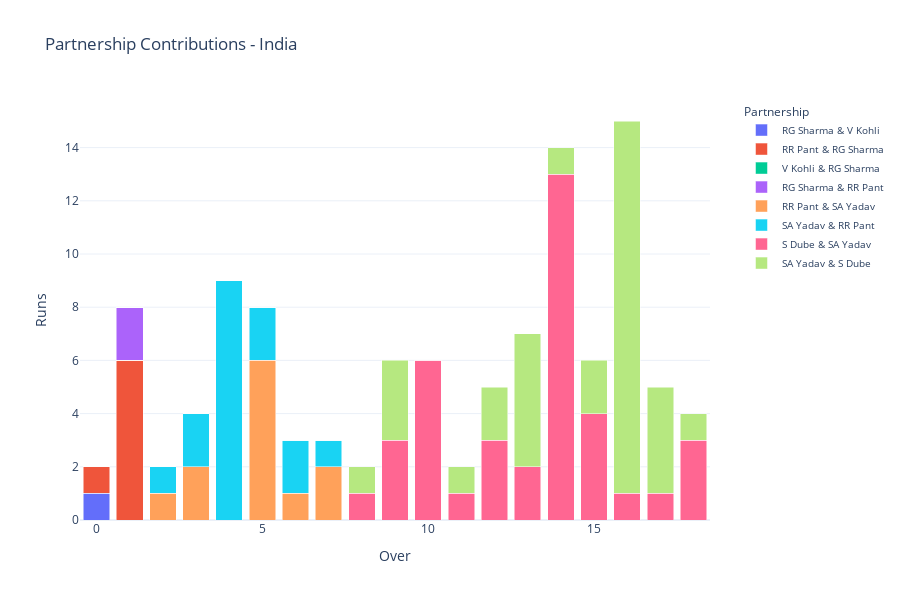

The notebook cell this image was saved under:
### Markdown cell above
The bowling performance graph compares the economy rate and wickets taken by various bowlers in the match between India and the USA. Arshdeep Singh stands out as the most effective bowler, taking the highest number of wickets (4) with a commendable economy rate. Other notable performances include HH Pandya and SN Netravalkar, both taking 2 wickets each with moderate economy rates. Bowlers like S Dube, having a higher economy rate, contributed less in terms of wickets.

### Code cell
# Separate data for India and USA
india_partnership_data = data[data['team'] == 'India'].groupby(['over', 'batter', 'non_striker'])['runs_total'].sum().reset_index()
usa_partnership_data = data[data['team'] == 'United States of America'].groupby(['over', 'batter', 'non_striker'])['runs_total'].sum().reset_index()

# Create pivot tables for better visualization
india_partnership_pivot = india_partnership_data.pivot(index='over', columns=['batter', 'non_striker'], values='runs_total').fillna(0)
usa_partnership_pivot = usa_partnership_data.pivot(index='over', columns=['batter', 'non_striker'], values='runs_total').fillna(0)

# Reset index and handle multi-level columns before melting
india_partnership_pivot.columns = ['_'.join(col).strip() for col in india_partnership_pivot.columns.values]
india_partnership_long = india_partnership_pivot.reset_index().melt(id_vars='over', var_name='batter_non_striker', value_name='runs_total')
india_partnership_long[['batter', 'non_striker']] = india_partnership_long['batter_non_striker'].str.split('_', expand=True)
india_partnership_long.drop(columns=['batter_non_striker'], inplace=True)

# Create a stacked bar chart
fig = go.Figure()

# Add bars for each partnership
for batter_non_striker in india_partnership_pivot.columns:
    batter, non_striker = batter_non_striker.split('_')
    partnership_data = india_partnership_long[(india_partnership_long['batter'] == batter) & (india_partnership_long['non_striker'] == non_striker)]
    fig.add_trace(go.Bar(
        x=partnership_data['over'],
        y=partnership_data['runs_total'],
        name=f'{batter} & {non_striker}'
    ))

fig.update_layout(
    title='Partnership Contributions - India',
    xaxis_title='Over',
    yaxis_title='Runs',
    barmode='stack',
    template='plotly_white',
    legend_title='Partnership',
    legend=dict(
        x=1.05,
        y=1,
        traceorder='normal',
        font=dict(size=10)
    ),
    autosize=False,
    width=900,
    height=600
)

fig.show()

### Figure 1 — Plotly figure (JSON) as saved in the notebook; plotly's stock layout.template omitted (floating-point values rounded to 4 significant figures)
{"data": [{"name": "RG Sharma & V Kohli", "type": "bar", "x": [0, 1, 2, 3, 4, 5, 6, 7, 8, 9, 10, 11, 12, 13, 14, 15, 16, 17, 18], "y": [1, 0, 0, 0, 0, 0, 0, 0, 0, 0, 0, 0, 0, 0, 0, 0, 0, 0, 0]}, {"name": "RR Pant & RG Sharma", "type": "bar", "x": [0, 1, 2, 3, 4, 5, 6, 7, 8, 9, 10, 11, 12, 13, 14, 15, 16, 17, 18], "y": [1, 6, 0, 0, 0, 0, 0, 0, 0, 0, 0, 0, 0, 0, 0, 0, 0, 0, 0]}, {"name": "V Kohli & RG Sharma", "type": "bar", "x": [0, 1, 2, 3, 4, 5, 6, 7, 8, 9, 10, 11, 12, 13, 14, 15, 16, 17, 18], "y": [0, 0, 0, 0, 0, 0, 0, 0, 0, 0, 0, 0, 0, 0, 0, 0, 0, 0, 0]}, {"name": "RG Sharma & RR Pant", "type": "bar", "x": [0, 1, 2, 3, 4, 5, 6, 7, 8, 9, 10, 11, 12, 13, 14, 15, 16, 17, 18], "y": [0, 2, 0, 0, 0, 0, 0, 0, 0, 0, 0, 0, 0, 0, 0, 0, 0, 0, 0]}, {"name": "RR Pant & SA Yadav", "type": "bar", "x": [0, 1, 2, 3, 4, 5, 6, 7, 8, 9, 10, 11, 12, 13, 14, 15, 16, 17, 18], "y": [0, 0, 1, 2, 0, 6, 1, 2, 0, 0, 0, 0, 0, 0, 0, 0, 0, 0, 0]}, {"name": "SA Yadav & RR Pant", "type": "bar", "x": [0, 1, 2, 3, 4, 5, 6, 7, 8, 9, 10, 11, 12, 13, 14, 15, 16, 17, 18], "y": [0, 0, 1, 2, 9, 2, 2, 1, 0, 0, 0, 0, 0, 0, 0, 0, 0, 0, 0]}, {"name": "S Dube & SA Yadav", "type": "bar", "x": [0, 1, 2, 3, 4, 5, 6, 7, 8, 9, 10, 11, 12, 13, 14, 15, 16, 17, 18], "y": [0, 0, 0, 0, 0, 0, 0, 0, 1, 3, 6, 1, 3, 2, 13, 4, 1, 1, 3]}, {"name": "SA Yadav & S Dube", "type": "bar", "x": [0, 1, 2, 3, 4, 5, 6, 7, 8, 9, 10, 11, 12, 13, 14, 15, 16, 17, 18], "y": [0, 0, 0, 0, 0, 0, 0, 0, 1, 3, 0, 1, 2, 5, 1, 2, 14, 4, 1]}], "layout": {"autosize": false, "barmode": "stack", "height": 600, "legend": {"font": {"size": 10}, "title": {"text": "Partnership"}, "traceorder": "normal", "x": 1.05, "y": 1}, "title": {"text": "Partnership Contributions - India"}, "width": 900, "xaxis": {"autorange": true, "range": [-0.5, 18.5], "title": {"text": "Over"}, "type": "linear"}, "yaxis": {"autorange": true, "range": [0, 15.79], "title": {"text": "Runs"}, "type": "linear"}}}
